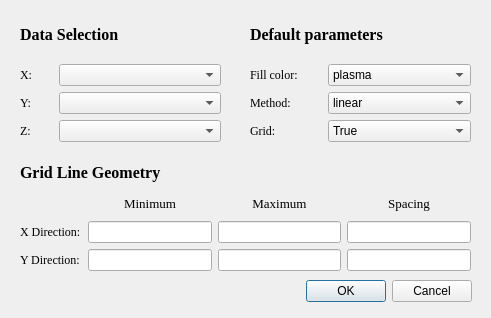
<?xml version="1.0" encoding="UTF-8"?>
<ui version="4.0">
 <class>Form</class>
 <widget class="QWidget" name="Form">
  <property name="geometry">
   <rect>
    <x>0</x>
    <y>0</y>
    <width>491</width>
    <height>318</height>
   </rect>
  </property>
  <property name="windowTitle">
   <string>Form</string>
  </property>
  <widget class="QWidget" name="verticalLayoutWidget_2">
   <property name="geometry">
    <rect>
     <x>250</x>
     <y>10</y>
     <width>221</width>
     <height>141</height>
    </rect>
   </property>
   <layout class="QVBoxLayout" name="verticalLayout_2" stretch="1,1,1,1">
    <property name="bottomMargin">
     <number>9</number>
    </property>
    <item>
     <widget class="QLabel" name="label_5">
      <property name="font">
       <font>
        <family>Times New Roman</family>
        <pointsize>12</pointsize>
        <weight>75</weight>
        <italic>false</italic>
        <bold>true</bold>
       </font>
      </property>
      <property name="text">
       <string>Default parameters</string>
      </property>
     </widget>
    </item>
    <item>
     <layout class="QHBoxLayout" name="horizontalLayout_4" stretch="2,4">
      <item>
       <widget class="QLabel" name="label_6">
        <property name="font">
         <font>
          <family>Times New Roman</family>
         </font>
        </property>
        <property name="text">
         <string>Fill color:</string>
        </property>
        <property name="alignment">
         <set>Qt::AlignLeading|Qt::AlignLeft|Qt::AlignVCenter</set>
        </property>
       </widget>
      </item>
      <item>
       <widget class="QComboBox" name="comboBox_4">
        <item>
         <property name="text">
          <string>plasma</string>
         </property>
        </item>
        <item>
         <property name="text">
          <string>twilight</string>
         </property>
        </item>
        <item>
         <property name="text">
          <string>hsv</string>
         </property>
        </item>
        <item>
         <property name="text">
          <string>viridis</string>
         </property>
        </item>
        <item>
         <property name="text">
          <string>inferno</string>
         </property>
        </item>
        <item>
         <property name="text">
          <string>magma</string>
         </property>
        </item>
        <item>
         <property name="text">
          <string>cividis</string>
         </property>
        </item>
       </widget>
      </item>
     </layout>
    </item>
    <item>
     <layout class="QHBoxLayout" name="horizontalLayout_5" stretch="2,4">
      <item>
       <widget class="QLabel" name="label_7">
        <property name="font">
         <font>
          <family>Times New Roman</family>
         </font>
        </property>
        <property name="text">
         <string>Method:</string>
        </property>
        <property name="alignment">
         <set>Qt::AlignLeading|Qt::AlignLeft|Qt::AlignVCenter</set>
        </property>
       </widget>
      </item>
      <item>
       <widget class="QComboBox" name="comboBox_5">
        <item>
         <property name="text">
          <string>linear</string>
         </property>
        </item>
        <item>
         <property name="text">
          <string>nearest</string>
         </property>
        </item>
        <item>
         <property name="text">
          <string>cubic</string>
         </property>
        </item>
       </widget>
      </item>
     </layout>
    </item>
    <item>
     <layout class="QHBoxLayout" name="horizontalLayout_9" stretch="2,4">
      <item>
       <widget class="QLabel" name="label_15">
        <property name="font">
         <font>
          <family>Times New Roman</family>
         </font>
        </property>
        <property name="text">
         <string>Grid:</string>
        </property>
        <property name="alignment">
         <set>Qt::AlignLeading|Qt::AlignLeft|Qt::AlignVCenter</set>
        </property>
       </widget>
      </item>
      <item>
       <widget class="QComboBox" name="comboBox_6">
        <item>
         <property name="text">
          <string>True</string>
         </property>
        </item>
        <item>
         <property name="text">
          <string>False</string>
         </property>
        </item>
       </widget>
      </item>
     </layout>
    </item>
   </layout>
  </widget>
  <widget class="QWidget" name="verticalLayoutWidget_3">
   <property name="geometry">
    <rect>
     <x>20</x>
     <y>160</y>
     <width>451</width>
     <height>111</height>
    </rect>
   </property>
   <layout class="QVBoxLayout" name="verticalLayout_3">
    <item>
     <widget class="QLabel" name="label_8">
      <property name="font">
       <font>
        <family>Times New Roman</family>
        <pointsize>12</pointsize>
        <weight>75</weight>
        <bold>true</bold>
       </font>
      </property>
      <property name="text">
       <string>Grid Line Geometry</string>
      </property>
     </widget>
    </item>
    <item>
     <layout class="QHBoxLayout" name="horizontalLayout_8" stretch="1,2,2,2">
      <item>
       <widget class="QLabel" name="label_14">
        <property name="font">
         <font>
          <family>Times New Roman</family>
         </font>
        </property>
        <property name="text">
         <string/>
        </property>
       </widget>
      </item>
      <item>
       <widget class="QLabel" name="label_11">
        <property name="font">
         <font>
          <family>Times New Roman</family>
          <pointsize>10</pointsize>
         </font>
        </property>
        <property name="text">
         <string>Minimum</string>
        </property>
        <property name="alignment">
         <set>Qt::AlignCenter</set>
        </property>
       </widget>
      </item>
      <item>
       <widget class="QLabel" name="label_12">
        <property name="font">
         <font>
          <family>Times New Roman</family>
          <pointsize>10</pointsize>
         </font>
        </property>
        <property name="text">
         <string>Maximum</string>
        </property>
        <property name="alignment">
         <set>Qt::AlignCenter</set>
        </property>
       </widget>
      </item>
      <item>
       <widget class="QLabel" name="label_13">
        <property name="font">
         <font>
          <family>Times New Roman</family>
          <pointsize>10</pointsize>
         </font>
        </property>
        <property name="text">
         <string>Spacing</string>
        </property>
        <property name="alignment">
         <set>Qt::AlignCenter</set>
        </property>
       </widget>
      </item>
     </layout>
    </item>
    <item>
     <layout class="QHBoxLayout" name="horizontalLayout_6" stretch="1,2,2,2">
      <item>
       <widget class="QLabel" name="label_9">
        <property name="font">
         <font>
          <family>Times New Roman</family>
         </font>
        </property>
        <property name="text">
         <string>X Direction:</string>
        </property>
       </widget>
      </item>
      <item>
       <widget class="QLineEdit" name="lineEdit"/>
      </item>
      <item>
       <widget class="QLineEdit" name="lineEdit_2"/>
      </item>
      <item>
       <widget class="QLineEdit" name="lineEdit_3"/>
      </item>
     </layout>
    </item>
    <item>
     <layout class="QHBoxLayout" name="horizontalLayout_7" stretch="1,2,2,2">
      <item>
       <widget class="QLabel" name="label_10">
        <property name="font">
         <font>
          <family>Times New Roman</family>
         </font>
        </property>
        <property name="text">
         <string>Y Direction:</string>
        </property>
       </widget>
      </item>
      <item>
       <widget class="QLineEdit" name="lineEdit_4"/>
      </item>
      <item>
       <widget class="QLineEdit" name="lineEdit_5"/>
      </item>
      <item>
       <widget class="QLineEdit" name="lineEdit_6"/>
      </item>
     </layout>
    </item>
   </layout>
  </widget>
  <widget class="QDialogButtonBox" name="buttonBox">
   <property name="geometry">
    <rect>
     <x>90</x>
     <y>280</y>
     <width>382</width>
     <height>23</height>
    </rect>
   </property>
   <property name="orientation">
    <enum>Qt::Horizontal</enum>
   </property>
   <property name="standardButtons">
    <set>QDialogButtonBox::Cancel|QDialogButtonBox::Ok</set>
   </property>
  </widget>
  <widget class="QWidget" name="verticalLayoutWidget">
   <property name="geometry">
    <rect>
     <x>20</x>
     <y>10</y>
     <width>201</width>
     <height>141</height>
    </rect>
   </property>
   <layout class="QVBoxLayout" name="verticalLayout_6" stretch="0,0,0,0">
    <property name="spacing">
     <number>6</number>
    </property>
    <property name="leftMargin">
     <number>0</number>
    </property>
    <property name="topMargin">
     <number>0</number>
    </property>
    <property name="rightMargin">
     <number>0</number>
    </property>
    <property name="bottomMargin">
     <number>9</number>
    </property>
    <item>
     <widget class="QLabel" name="label_20">
      <property name="font">
       <font>
        <family>Times New Roman</family>
        <pointsize>12</pointsize>
        <weight>75</weight>
        <bold>true</bold>
       </font>
      </property>
      <property name="text">
       <string>Data Selection</string>
      </property>
     </widget>
    </item>
    <item>
     <layout class="QHBoxLayout" name="horizontalLayout_13" stretch="1,5">
      <item>
       <widget class="QLabel" name="label_21">
        <property name="font">
         <font>
          <family>Times New Roman</family>
         </font>
        </property>
        <property name="text">
         <string>X:</string>
        </property>
        <property name="alignment">
         <set>Qt::AlignLeading|Qt::AlignLeft|Qt::AlignVCenter</set>
        </property>
       </widget>
      </item>
      <item>
       <widget class="QComboBox" name="comboBox_10"/>
      </item>
     </layout>
    </item>
    <item>
     <layout class="QHBoxLayout" name="horizontalLayout_14" stretch="1,5">
      <item>
       <widget class="QLabel" name="label_22">
        <property name="font">
         <font>
          <family>Times New Roman</family>
         </font>
        </property>
        <property name="text">
         <string>Y:</string>
        </property>
        <property name="alignment">
         <set>Qt::AlignLeading|Qt::AlignLeft|Qt::AlignVCenter</set>
        </property>
       </widget>
      </item>
      <item>
       <widget class="QComboBox" name="comboBox_11"/>
      </item>
     </layout>
    </item>
    <item>
     <layout class="QHBoxLayout" name="horizontalLayout_15" stretch="1,5">
      <item>
       <widget class="QLabel" name="label_23">
        <property name="font">
         <font>
          <family>Times New Roman</family>
         </font>
        </property>
        <property name="text">
         <string>Z:</string>
        </property>
        <property name="alignment">
         <set>Qt::AlignLeading|Qt::AlignLeft|Qt::AlignVCenter</set>
        </property>
       </widget>
      </item>
      <item>
       <widget class="QComboBox" name="comboBox_12"/>
      </item>
     </layout>
    </item>
   </layout>
  </widget>
 </widget>
 <resources/>
 <connections/>
</ui>
